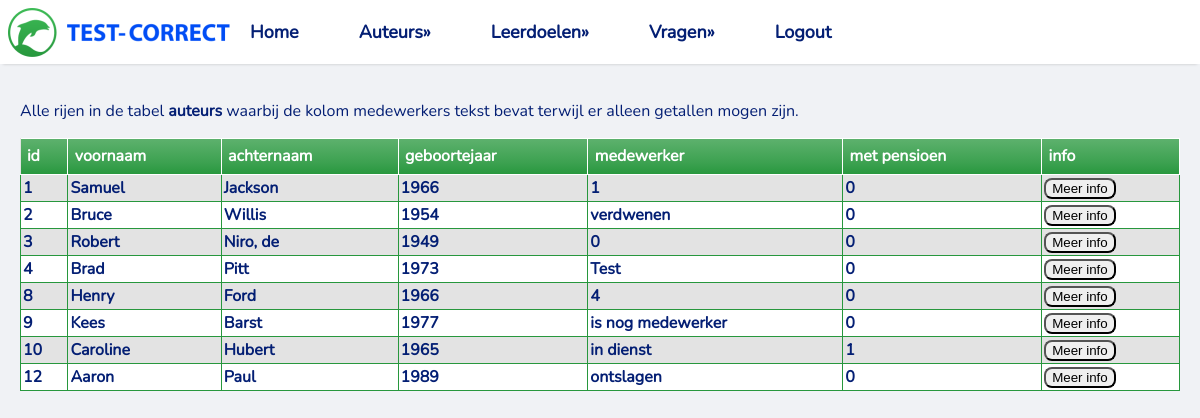
/auteur_text, run on the app's committed database.
### tables this page shows
CREATE TABLE `auteurs` (
  `id` integer NOT NULL
,  `voornaam` varchar(80) NOT NULL
,  `achternaam` varchar(80) NOT NULL
,  `geboortejaar` integer DEFAULT NULL
,  `medewerker` varchar(250) NOT NULL
,  `met pensioen` integer NOT NULL
);

### app.py (the view)
@app.route("/auteur_text")
def get_auteur_text():
    tables = dbm.get_table_list()
    rows, columns = dbm.get_auteur_string()
    return render_template("auteur_strings.html", table_list=tables, rows=rows, columns=columns)

### lib/tablemodel.py (called while the page is built)
    def get_table_list(self):
        cursor = sqlite3.connect(self.database_file).cursor()
        cursor.execute("SELECT name FROM sqlite_master WHERE type='table'")
        tables = [table[0] for table in cursor.fetchall()]
        return tables

    def get_auteur_string(self):
        cursor = sqlite3.connect(self.database_file).cursor()
        cursor.execute(f"SELECT * FROM auteurs WHERE medewerker != 0 AND medewerker != 1")
        auteur_headers = [column_name[0] for column_name in cursor.description]
        auteur_content = cursor.fetchall()
        return auteur_content, auteur_headers

### templates/auteur_strings.html (shortened to what this page needs)
<!DOCTYPE html>
<html lang="en">
<head>
    <link rel="stylesheet" href="/static/basic.css" type="text/css">
</head>
<body>
{% include "Navbar.html" %}
<main>
    <p>Alle rijen in de tabel <b>auteurs</b> waarbij de kolom medewerkers tekst bevat terwijl er alleen getallen mogen zijn.</p>
 <div class="container">
    <table>
        <thead>
        <tr>
            {% for column in columns %}
                <th>{{ column }}</th>
            {% endfor %}
            <th>info</th>
        </tr>
        </thead>
        <tbody>
        {% for row in rows %}
        <tr class="active-row">
            {% for field in row %}
                <td>{{ field }}</td>
            {% endfor %}
        <td>
            <a href="https://www.test-correct.nl/?vraag={{ row[0] }}" target="_blank"><button>Meer info</button></a>
        </td>
        </tr>
        {% endfor %}
        </tbody>
    </table>
</div>
</main>
</body>
</html>

### static/basic.css (style rules this page uses)
* { box-sizing: border-box }
:root { --sans: 1em/1.6 system-ui, -apple-system, BlinkMacSystemFont, Segoe UI, Roboto, Oxygen, Ubuntu, Cantarell, Droid Sans, Helvetica Neue, Fira Sans, sans-serif; --mono: SFMono-Regular, Consolas, 'Liberation Mono', Menlo, Courier, 'Courier New', monospace; --font-nunito: url("../static/fonts/Nunito-Regular.ttf"); --c1: #ffffff; --c2: #f0f2f5; --c3: #f0f2f5; --c4: #041f74; --c5:#000; --c6: #000000; --m1: 8px; --rc: 8px; }
html { -ms-text-size-adjust: 100%; -webkit-text-size-adjust: 100%; }
body { margin: 100px 0 0; font-family: 'Nunito', serif; font-weight: 400; font-style: normal; text-rendering: optimizeLegibility; -webkit-font-smoothing: antialiased; background-color: var(--c3); color: var(--c4); }
table { border: 0 solid #27973D;background-color: #e3e3e3;width: 100% ;text-align: left; }
table td, table.purpleHorizon th { border: 1px solid #27973d;padding: 2px 2px; }
table tbody td { font-size: 16px;font-weight: bold;color: #041f74; }
table tr:nth-child(even) { background: #ffffff; }
table thead { background: #27973D;background: -moz-linear-gradient(top, #5db16d 0%, #3ca150 66%, #27973D 100%); background: -webkit-linear-gradient(top, #5db16d 0%, #3ca150 66%, #27973D 100%); background: linear-gradient(to bottom, #5db16d 0%, #3ca150 66%, #27973D 100%);border-bottom: 0 solid #270096; }
table thead th { font-size: 16px;font-weight: bold;color: #FFFFFF;text-align: left;border-left: 0 solid #041f74; }
table thead th:first-child { border-left: none; }
table { border-collapse: collapse; border-spacing: 0; margin:1em 0 }
th, td { text-align: left; vertical-align: top; border: 1px solid; padding: 0.4em }
thead,tfoot { background: var(--c2) }
pre,code,input,select,textarea,button,img { border-radius: var(--rc) }
main,footer { margin: 0; width: auto; text-align: left; align-items: left; padding: 0 20px; }

### data on the page
auteurs: row "1" "0", voornaam "Samuel", achternaam "Jackson", geboortejaar "1966", medewerker "1"
auteurs: row "2" "0", voornaam "Bruce", achternaam "Willis", geboortejaar "1954", medewerker "verdwenen"
auteurs: row "3" "0", voornaam "Robert", achternaam "Niro, de", geboortejaar "1949", medewerker "0"
auteurs: row "4" "0", voornaam "Brad", achternaam "Pitt", geboortejaar "1973", medewerker "Test"
auteurs: row "8" "4" "0", voornaam "Henry", achternaam "Ford", geboortejaar "1966"
auteurs: row "9" "0", voornaam "Kees", achternaam "Barst", geboortejaar "1977", medewerker "is nog medewerker"
auteurs: row "10" "1", voornaam "Caroline", achternaam "Hubert", geboortejaar "1965", medewerker "in dienst"
auteurs: row "12" "0", voornaam "Aaron", achternaam "Paul", geboortejaar "1989", medewerker "ontslagen"

### other printed values
{{ column }} "id" "voornaam" "achternaam" "geboortejaar" "medewerker" "met pensioen"
